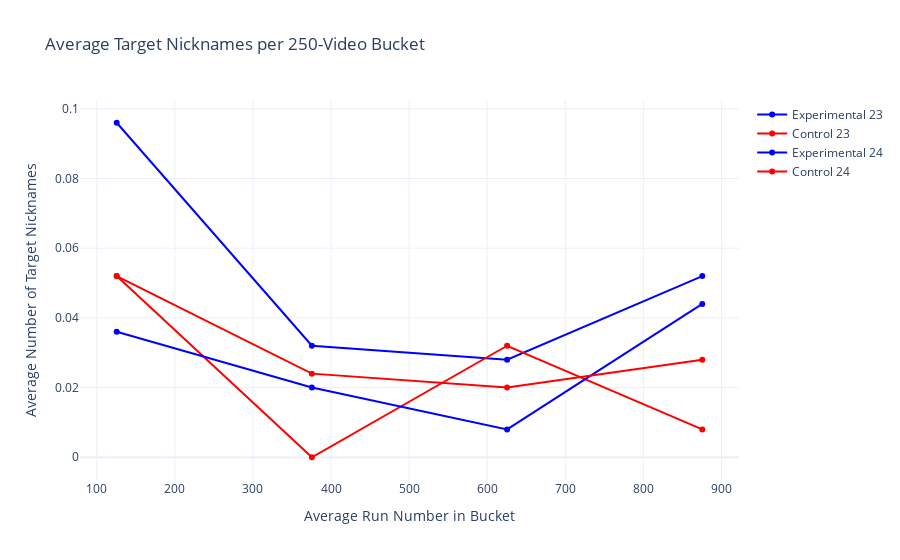

Here is the notebook cell this chart was saved with:
### Code cell
# Analyze data for each scenario
scenarios = ['23','24']
scenarios_data = {}

for scenario in scenarios:
    exp_data, ctrl_data, max_videos = analyze_nicknames_for_scenario(data_combined, target_nicknames, scenario)
    scenarios_data[scenario] = (exp_data, ctrl_data, max_videos)

# Plot trends and print statistics
plot_nickname_trends(scenarios_data, target_nicknames)

### Figure 1 — Plotly figure (JSON) as saved in the notebook; plotly's stock layout.template omitted (floating-point values rounded to 4 significant figures)
{"data": [{"line": {"color": "blue", "width": 2}, "mode": "lines+markers", "name": "Experimental 23", "type": "scatter", "x": [125.5, 375.5, 625.5, 875.5], "y": [0.096, 0.032, 0.028, 0.052]}, {"line": {"color": "red", "width": 2}, "mode": "lines+markers", "name": "Control 23", "type": "scatter", "x": [125.5, 375.5, 625.5, 875.5], "y": [0.052, 0, 0.032, 0.008]}, {"line": {"color": "blue", "width": 2}, "mode": "lines+markers", "name": "Experimental 24", "type": "scatter", "x": [125.5, 375.5, 625.5, 875.5], "y": [0.036, 0.02, 0.008, 0.044]}, {"line": {"color": "red", "width": 2}, "mode": "lines+markers", "name": "Control 24", "type": "scatter", "x": [125.5, 375.5, 625.5, 875.5], "y": [0.052, 0.024, 0.02, 0.028]}], "layout": {"showlegend": true, "title": {"text": "Average Target Nicknames per 250-Video Bucket"}, "xaxis": {"title": {"text": "Average Run Number in Bucket"}}, "yaxis": {"title": {"text": "Average Number of Target Nicknames"}}}}
